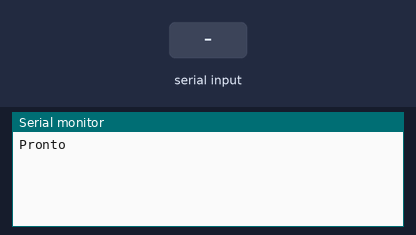
Bench run of a sketch on a simulated Arduino Mega 2560, built with avr-gcc and run on an emulated ATmega2560. Parts: the last lines printed to the serial monitor. The inputs (shaded band) are chosen by the test bench.

Above: at 1.2 s.
1.3 s: "1" received over the second serial link
At 2.5 s:
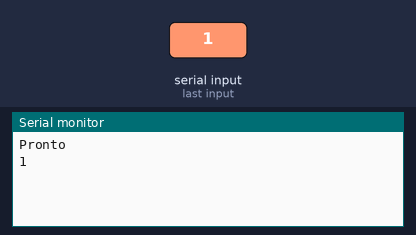
2.8 s: "0" received over the second serial link
At 3.8 s:
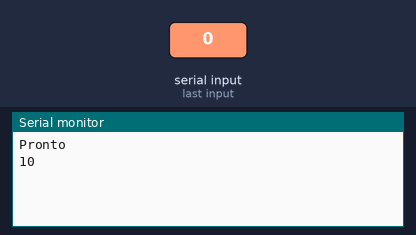

Measured:
- after the input at 1.3 s, the serial monitor: prints a new line at once (image 1)
- after the input at 2.8 s, the serial monitor: prints a new line at once (image 2)

The sketch:

passthrough.ino
```cpp
// https://forum.arduino.cc/index.php?topic=515839.0
// https://www.micromedia-int.com/en/gsm-2/73-gsm/668-at-cpin-answers-with-error

#define BAUD_RATE 9600
#define SerialGSM Serial3

void setup() {
  Serial.begin(BAUD_RATE);
  SerialGSM.begin(BAUD_RATE);
  Serial.println("Pronto");
}

void loop() {
  if (Serial.available()) {
    SerialGSM.write(Serial.read());
  }

  if (SerialGSM.available()) {
    Serial.write(SerialGSM.read());
  }
}
```
